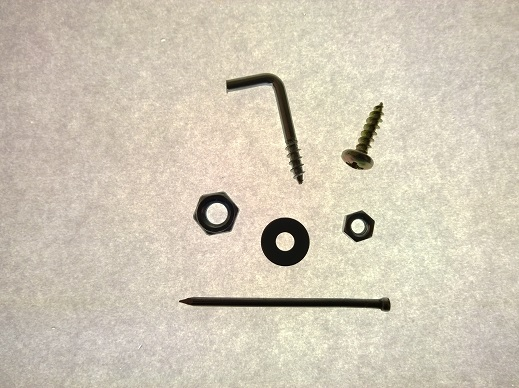
%> input picture Compresion/test_img.jpg, 519 x 388 px
$ octave test_UO223411.m   (GNU Octave 9; MATLAB toolbox functions it lacks are replaced by stand-ins)
%> lines starting %> are read from the running program, lines starting %| are printed output that depends on the picture
### Compresion/compr.m
function [img_out,cell_out] = compr( img_in, red_per)
% COMPR  Compresses an image according to desired percentage.
%   [img_out,cell_out] = compr(img_in,red_per) reduces img_in size
%             by a percentage indicated by red_per(between 0 and 1)
    if ((red_per>=0)&&(red_per<=1))
        [o,p,q] = size(img_in);
        k = round((1-red_per)*p*o/(p+o+1));
        cell_out = cell(1,q);
        for j = 1:1:q
            [U,S,V] = svd(im2double(img_in(:,:,j)));
            U = U(:,1:k);
            V = V(:,1:k);
            S = S(1:k,1:k);
            cell_chan{1} = uint8(U*255);
            cell_chan{3} = uint8(V*255);
            cell_chan{2} = diag(uint8(S*255));
            cell_out{j} = cell2struct(cell_chan,{'U', 'AutoValues', 'V'},2);
            A = U*S*V';
            img_out(:,:,j) = uint8(A*255);
        end
    else
        error('Porcentaje de reduccion no comprendido entre 0 y 1')
    end
end

### Compresion/test_UO223411.m
img = imread('test_img.jpg');
%> img is the input picture: size 388x519x3 uint8; mean R, G, B 208.4, 199.5, 182.1
figure
subplot(2,3,2)
imshow(img)
title('Imagen original')
subplot(2,3,4)
img_out = compr(img,0.99);
%> the loop in compr, `for j = 1:1:q` made 3 passes
%> S on passes 1 to 3: [367.8 0; 0 30.61], [352.3 0; 0 30.49], [321.6 0; 0 27.67]
%> after the loop in compr, `for j = 1:1:q`:
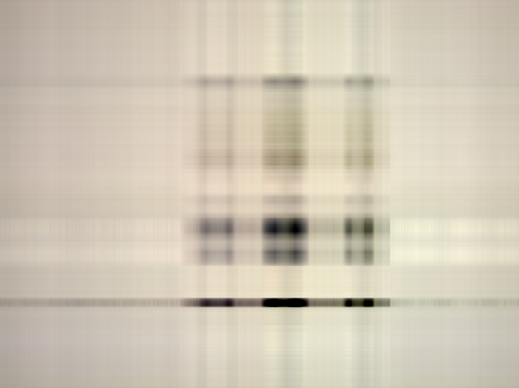
%> img_out: size 388x519x3 uint8; mean R, G, B 208.4, 199.5, 182.2
%> after the loop in compr, `for j = 1:1:q`: cell_chan = 3 items; cell_out = {{AutoValues [255 255]}, {AutoValues [255 255]}, {AutoValues [255 255]}}
imshow(img_out)
title('Reduccion del 99%')
subplot(2,3,5)
img_out = compr(img,0.95);
%> call 2 of compr, with red_per = 0.95
%> after the loop in compr (call 2), `for j = 1:1:q`:
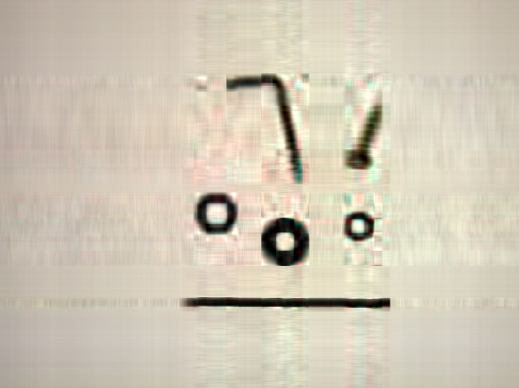
%> img_out: size 388x519x3 uint8; mean R, G, B 208.3, 199.5, 182.1
%> after the loop in compr (call 2), `for j = 1:1:q`: cell_out = 3 items
imshow(img_out)
title('Reduccion del 95%')
subplot(2,3,6)
img_out = compr(img,0.90);
imshow(img_out)
title('Reduccion del 90%')
imwrite(img_out,'test_img_c.jpg')
